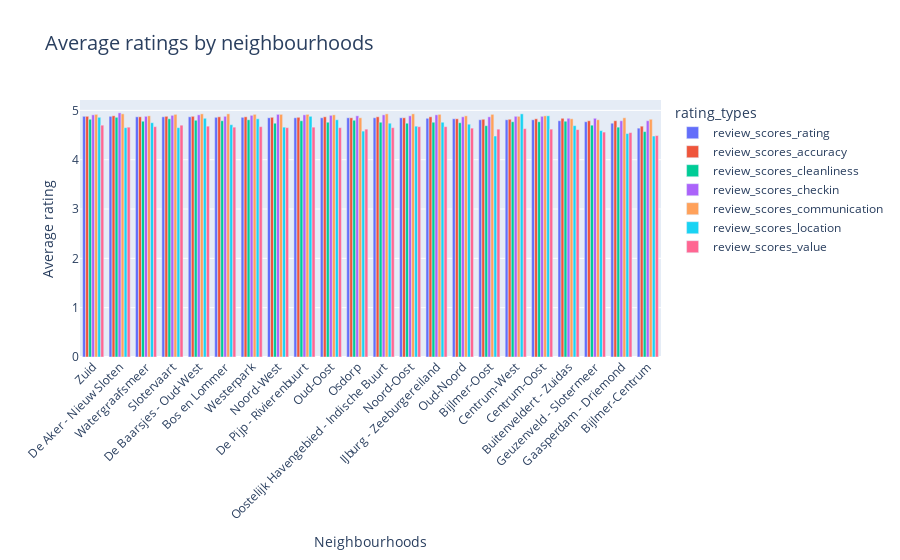

The cell this chart's notebook holds for it:
### Code cell
neighbourhood_reviews = listings.groupby('neighbourhood_cleansed')[['review_scores_rating', 'review_scores_accuracy', 'review_scores_cleanliness', 
                                                                    'review_scores_checkin', 'review_scores_communication', 'review_scores_location', 
                                                                    'review_scores_value']].mean().round(2).reset_index()
neighbourhood_reviews = neighbourhood_reviews.sort_values(by='review_scores_rating', ascending=False)
neighbourhood_reviews_melt = neighbourhood_reviews.melt(id_vars='neighbourhood_cleansed', 
                                                        value_vars=['review_scores_rating', 'review_scores_accuracy', 'review_scores_cleanliness', 
                                                                    'review_scores_checkin', 'review_scores_communication', 'review_scores_location', 'review_scores_value'],
                                                        var_name='rating_types', 
                                                        value_name='review_value') 


fig = px.bar(
    neighbourhood_reviews_melt,
    x='neighbourhood_cleansed',
    y='review_value',
    color='rating_types',
    barmode='group',
    title='Average ratings by neighbourhoods'
)

fig.update_layout(xaxis_tickangle=-45,
                  xaxis_title = "Neighbourhoods",
                  yaxis_title = "Average rating", 
                  title_font_size = 20)
fig.show()

### Figure 1 — Plotly figure (JSON) as saved in the notebook; plotly's stock layout.template omitted (floating-point values rounded to 4 significant figures)
{"data": [{"alignmentgroup": "True", "hovertemplate": "rating_types=review_scores_rating<br>neighbourhood_cleansed=%{x}<br>review_value=%{y}<extra></extra>", "legendgroup": "review_scores_rating", "marker": {"color": "#636efa", "pattern": {"shape": ""}}, "name": "review_scores_rating", "offsetgroup": "review_scores_rating", "orientation": "v", "showlegend": true, "textposition": "auto", "type": "bar", "x": ["Zuid", "De Aker - Nieuw Sloten", "Watergraafsmeer", "Slotervaart", "De Baarsjes - Oud-West", "Bos en Lommer", "Westerpark", "Noord-West", "De Pijp - Rivierenbuurt", "Oud-Oost", "Osdorp", "Oostelijk Havengebied - Indische Buurt", "Noord-Oost", "IJburg - Zeeburgereiland", "Oud-Noord", "Bijlmer-Oost", "Centrum-West", "Centrum-Oost", "Buitenveldert - Zuidas", "Geuzenveld - Slotermeer", "Gaasperdam - Driemond", "Bijlmer-Centrum"], "xaxis": "x", "y": [4.88, 4.88, 4.87, 4.87, 4.87, 4.86, 4.86, 4.85, 4.85, 4.85, 4.85, 4.85, 4.85, 4.84, 4.83, 4.81, 4.81, 4.81, 4.79, 4.77, 4.74, 4.64], "yaxis": "y"}, {"alignmentgroup": "True", "hovertemplate": "rating_types=review_scores_accuracy<br>neighbourhood_cleansed=%{x}<br>review_value=%{y}<extra></extra>", "legendgroup": "review_scores_accuracy", "marker": {"color": "#EF553B", "pattern": {"shape": ""}}, "name": "review_scores_accuracy", "offsetgroup": "review_scores_accuracy", "orientation": "v", "showlegend": true, "textposition": "auto", "type": "bar", "x": ["Zuid", "De Aker - Nieuw Sloten", "Watergraafsmeer", "Slotervaart", "De Baarsjes - Oud-West", "Bos en Lommer", "Westerpark", "Noord-West", "De Pijp - Rivierenbuurt", "Oud-Oost", "Osdorp", "Oostelijk Havengebied - Indische Buurt", "Noord-Oost", "IJburg - Zeeburgereiland", "Oud-Noord", "Bijlmer-Oost", "Centrum-West", "Centrum-Oost", "Buitenveldert - Zuidas", "Geuzenveld - Slotermeer", "Gaasperdam - Driemond", "Bijlmer-Centrum"], "xaxis": "x", "y": [4.88, 4.89, 4.87, 4.88, 4.88, 4.87, 4.87, 4.86, 4.86, 4.87, 4.85, 4.87, 4.85, 4.87, 4.83, 4.82, 4.82, 4.83, 4.84, 4.79, 4.79, 4.68], "yaxis": "y"}, {"alignmentgroup": "True", "hovertemplate": "rating_types=review_scores_cleanliness<br>neighbourhood_cleansed=%{x}<br>review_value=%{y}<extra></extra>", "legendgroup": "review_scores_cleanliness", "marker": {"color": "#00cc96", "pattern": {"shape": ""}}, "name": "review_scores_cleanliness", "offsetgroup": "review_scores_cleanliness", "orientation": "v", "showlegend": true, "textposition": "auto", "type": "bar", "x": ["Zuid", "De Aker - Nieuw Sloten", "Watergraafsmeer", "Slotervaart", "De Baarsjes - Oud-West", "Bos en Lommer", "Westerpark", "Noord-West", "De Pijp - Rivierenbuurt", "Oud-Oost", "Osdorp", "Oostelijk Havengebied - Indische Buurt", "Noord-Oost", "IJburg - Zeeburgereiland", "Oud-Noord", "Bijlmer-Oost", "Centrum-West", "Centrum-Oost", "Buitenveldert - Zuidas", "Geuzenveld - Slotermeer", "Gaasperdam - Driemond", "Bijlmer-Centrum"], "xaxis": "x", "y": [4.82, 4.86, 4.78, 4.83, 4.8, 4.79, 4.81, 4.74, 4.79, 4.76, 4.8, 4.76, 4.74, 4.76, 4.75, 4.69, 4.77, 4.77, 4.78, 4.7, 4.66, 4.57], "yaxis": "y"}, {"alignmentgroup": "True", "hovertemplate": "rating_types=review_scores_checkin<br>neighbourhood_cleansed=%{x}<br>review_value=%{y}<extra></extra>", "legendgroup": "review_scores_checkin", "marker": {"color": "#ab63fa", "pattern": {"shape": ""}}, "name": "review_scores_checkin", "offsetgroup": "review_scores_checkin", "orientation": "v", "showlegend": true, "textposition": "auto", "type": "bar", "x": ["Zuid", "De Aker - Nieuw Sloten", "Watergraafsmeer", "Slotervaart", "De Baarsjes - Oud-West", "Bos en Lommer", "Westerpark", "Noord-West", "De Pijp - Rivierenbuurt", "Oud-Oost", "Osdorp", "Oostelijk Havengebied - Indische Buurt", "Noord-Oost", "IJburg - Zeeburgereiland", "Oud-Noord", "Bijlmer-Oost", "Centrum-West", "Centrum-Oost", "Buitenveldert - Zuidas", "Geuzenveld - Slotermeer", "Gaasperdam - Driemond", "Bijlmer-Centrum"], "xaxis": "x", "y": [4.91, 4.95, 4.88, 4.9, 4.91, 4.88, 4.9, 4.92, 4.91, 4.9, 4.89, 4.91, 4.89, 4.91, 4.87, 4.87, 4.88, 4.88, 4.84, 4.84, 4.79, 4.79], "yaxis": "y"}, {"alignmentgroup": "True", "hovertemplate": "rating_types=review_scores_communication<br>neighbourhood_cleansed=%{x}<br>review_value=%{y}<extra></extra>", "legendgroup": "review_scores_communication", "marker": {"color": "#FFA15A", "pattern": {"shape": ""}}, "name": "review_scores_communication", "offsetgroup": "review_scores_communication", "orientation": "v", "showlegend": true, "textposition": "auto", "type": "bar", "x": ["Zuid", "De Aker - Nieuw Sloten", "Watergraafsmeer", "Slotervaart", "De Baarsjes - Oud-West", "Bos en Lommer", "Westerpark", "Noord-West", "De Pijp - Rivierenbuurt", "Oud-Oost", "Osdorp", "Oostelijk Havengebied - Indische Buurt", "Noord-Oost", "IJburg - Zeeburgereiland", "Oud-Noord", "Bijlmer-Oost", "Centrum-West", "Centrum-Oost", "Buitenveldert - Zuidas", "Geuzenveld - Slotermeer", "Gaasperdam - Driemond", "Bijlmer-Centrum"], "xaxis": "x", "y": [4.92, 4.93, 4.89, 4.92, 4.93, 4.93, 4.92, 4.92, 4.92, 4.91, 4.85, 4.93, 4.93, 4.92, 4.89, 4.92, 4.88, 4.89, 4.83, 4.81, 4.85, 4.82], "yaxis": "y"}, {"alignmentgroup": "True", "hovertemplate": "rating_types=review_scores_location<br>neighbourhood_cleansed=%{x}<br>review_value=%{y}<extra></extra>", "legendgroup": "review_scores_location", "marker": {"color": "#19d3f3", "pattern": {"shape": ""}}, "name": "review_scores_location", "offsetgroup": "review_scores_location", "orientation": "v", "showlegend": true, "textposition": "auto", "type": "bar", "x": ["Zuid", "De Aker - Nieuw Sloten", "Watergraafsmeer", "Slotervaart", "De Baarsjes - Oud-West", "Bos en Lommer", "Westerpark", "Noord-West", "De Pijp - Rivierenbuurt", "Oud-Oost", "Osdorp", "Oostelijk Havengebied - Indische Buurt", "Noord-Oost", "IJburg - Zeeburgereiland", "Oud-Noord", "Bijlmer-Oost", "Centrum-West", "Centrum-Oost", "Buitenveldert - Zuidas", "Geuzenveld - Slotermeer", "Gaasperdam - Driemond", "Bijlmer-Centrum"], "xaxis": "x", "y": [4.86, 4.65, 4.75, 4.65, 4.84, 4.71, 4.83, 4.66, 4.88, 4.81, 4.58, 4.74, 4.68, 4.76, 4.72, 4.48, 4.93, 4.89, 4.69, 4.59, 4.53, 4.48], "yaxis": "y"}, {"alignmentgroup": "True", "hovertemplate": "rating_types=review_scores_value<br>neighbourhood_cleansed=%{x}<br>review_value=%{y}<extra></extra>", "legendgroup": "review_scores_value", "marker": {"color": "#FF6692", "pattern": {"shape": ""}}, "name": "review_scores_value", "offsetgroup": "review_scores_value", "orientation": "v", "showlegend": true, "textposition": "auto", "type": "bar", "x": ["Zuid", "De Aker - Nieuw Sloten", "Watergraafsmeer", "Slotervaart", "De Baarsjes - Oud-West", "Bos en Lommer", "Westerpark", "Noord-West", "De Pijp - Rivierenbuurt", "Oud-Oost", "Osdorp", "Oostelijk Havengebied - Indische Buurt", "Noord-Oost", "IJburg - Zeeburgereiland", "Oud-Noord", "Bijlmer-Oost", "Centrum-West", "Centrum-Oost", "Buitenveldert - Zuidas", "Geuzenveld - Slotermeer", "Gaasperdam - Driemond", "Bijlmer-Centrum"], "xaxis": "x", "y": [4.7, 4.66, 4.67, 4.7, 4.68, 4.66, 4.67, 4.65, 4.66, 4.65, 4.62, 4.65, 4.67, 4.67, 4.64, 4.62, 4.63, 4.62, 4.61, 4.56, 4.55, 4.49], "yaxis": "y"}], "layout": {"barmode": "group", "legend": {"title": {"text": "rating_types"}, "tracegroupgap": 0}, "title": {"font": {"size": 20}, "text": "Average ratings by neighbourhoods"}, "xaxis": {"anchor": "y", "domain": [0, 1], "tickangle": -45, "title": {"text": "Neighbourhoods"}}, "yaxis": {"anchor": "x", "domain": [0, 1], "title": {"text": "Average rating"}}}}
